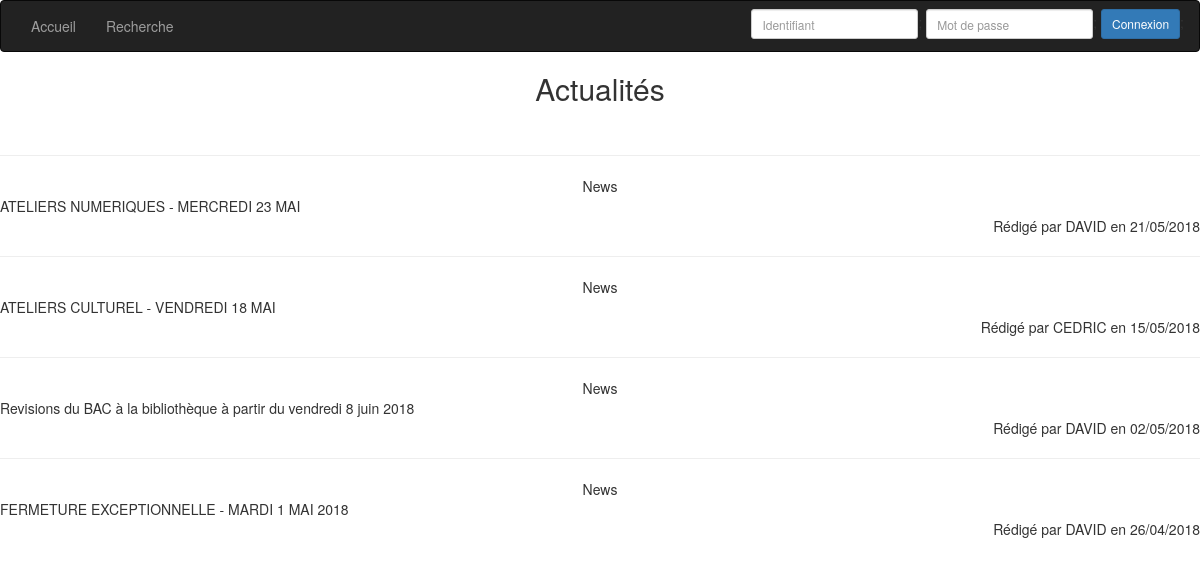
The app's page /src/Mediatheque/Controleur/Home.php, older data.
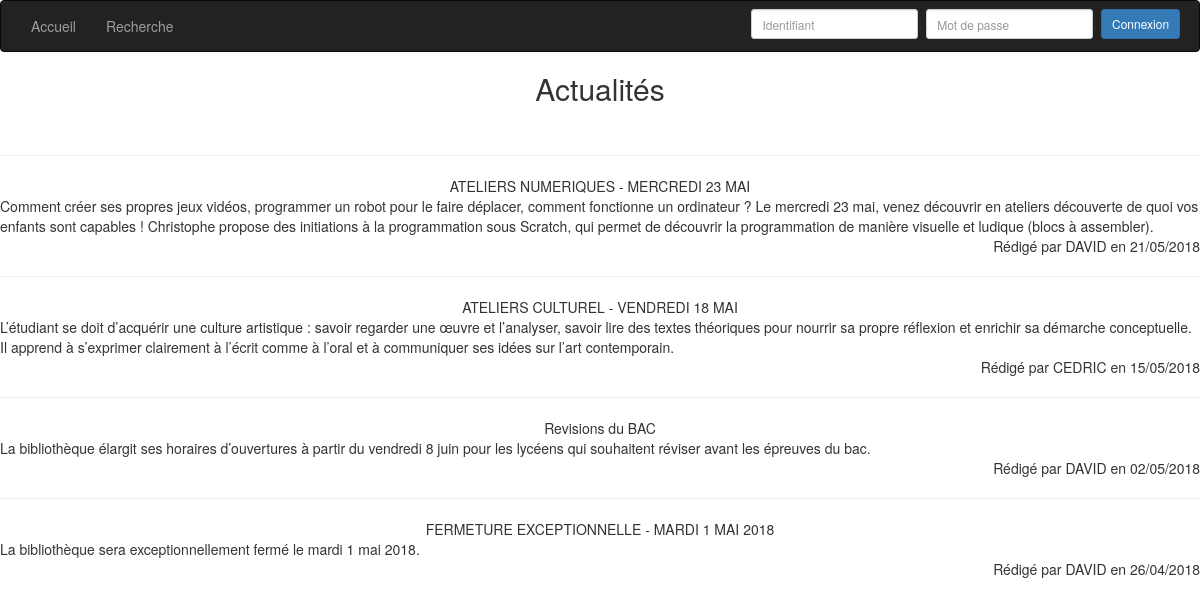
The same page, newer data.
### tables this page shows
CREATE TABLE `info_gene` (
  `ID_INFOGENE` int(6) NOT NULL,
  `DATE_PUBLI` date NOT NULL,
  `TITRE` varchar(50) NOT NULL,
  `TEXTE` varchar(500) NOT NULL,
  `ID_GEST` varchar(20) NOT NULL
);

### src/Mediatheque/Modele/FonctionInfoGene.php (called while the page is built, shortened)
<?php
  function GetListInfoGene()
  {
    include('../Constante/ConnexionBDD.php');
    $req = "SELECT * FROM info_gene ORDER BY DATE_PUBLI DESC";
    $result = $mysqli->query($req);
    return $result;
  }
?>

### src/Mediatheque/Vue/VueInfoGene.php (the view, shortened to what this page needs)
<h2 align="center">Actualités</h2><br />
<?php
$i = 0;
while($resultat = mysqli_fetch_array($listInfoGene) and $i<10 ){
	$datePubli = new DateTime($resultat['DATE_PUBLI']);
	echo "<table border=0 width=100%>";
	echo "<tr>";
		echo "<td align='center'>".$resultat['TITRE']."</td>";
	echo "</tr>";
	echo "<tr>";
		echo "<td>".$resultat['TEXTE']."</td>";
	echo "</tr>";
	echo "<tr>";
		echo "<td align='right'>Rédigé par ".$resultat['ID_GEST']." en ".$datePubli->format('d/m/Y')."</td>";
	echo "<hr>";
	$i++;
  	}
?>

### src/Mediatheque/Controleur/Home.php (shortened to what this page needs)
<!DOCTYPE html>
<html>
  <head>
    <link href="../Vue/css/bootstrap.min.css" rel="stylesheet">
  </head>
  <body>
    <?php
	include('../Vue/BarreNavigation.php');
	include('../Modele/FonctionInfoGene.php');
	$listInfoGene = GetListInfoGene();
	include('../Vue/VueInfoGene.php');
	?>
  </body>
</html>

### src/Mediatheque/Vue/BarreNavigation.php (shortened to what this page needs)
<nav class="navbar navbar-inverse">
    <div class="container-fluid">
      <ul class="nav navbar-nav">
        <li> <a href="../Controleur/Home.php">Accueil</a> </li>
        <li> <a href="../Controleur/Recherche.php">Recherche</a> </li>
      </ul>
      <?php
        if((!isset($_SESSION['typeProfil'])))
        {
      ?>
          <form class="navbar-form navbar-right inline-form" action="../Controleur/Connexion.php" method="post">
            <div class="form-group">
              <input type="search" class="input-sm form-control" placeholder="Identifiant" name="id">;
              <input type="password" class="input-sm form-control" placeholder="Mot de passe" name="mdp">;
              <button type="submit" class="btn btn-primary btn-sm"> Connexion</button>;
            </div>
          </form>
      <?php
        }
        else
        {
          echo '<a href="../Controleur/Deconnexion.php"> <input align="right" type="button" value="Déconnexion" class="btn btn-primary btn-sm"> </a>';
        }
      ?>
    </div>
  </nav>

Row changes from the older to the newer data that the page shows:
changed info_gene "ATELIERS NUMERIQUES - MERCREDI 23 MAI": TITRE "News" → "ATELIERS NUMERIQUES - MERCREDI 23 MAI"; TEXTE "ATELIERS NUMERIQUES - MERCREDI 23 MAI" → "Comment créer ses propres jeux vidéos, programmer un robot pour le faire déplacer, comment fonctionne un ordinateur ? Le mercredi 23 mai, venez découvrir en ateliers découverte de quoi vos enfants sont capables ! Christophe propose des initiations à la programmation sous Scratch, qui permet de découvrir la programmation de manière visuelle et ludique (blocs à assembler)."
changed info_gene "ATELIERS CULTUREL - VENDREDI 18 MAI": TITRE "News" → "ATELIERS CULTUREL - VENDREDI 18 MAI"; TEXTE "ATELIERS CULTUREL - VENDREDI 18 MAI" → "L’étudiant se doit d’acquérir une culture artistique : savoir regarder une œuvre et l’analyser, savoir lire des textes théoriques pour nourrir sa propre réflexion et enrichir sa démarche conceptuelle. Il apprend à s’exprimer clairement à l’écrit comme à l’oral et à communiquer ses idées sur l’art contemporain."
changed info_gene: TITRE "News" → "Revisions du BAC"; TEXTE "Revisions du BAC à la bibliothèque à partir du vendredi 8 juin 2018" → "La bibliothèque élargit ses horaires d’ouvertures à partir du vendredi 8 juin pour les lycéens qui souhaitent réviser avant les épreuves du bac."
changed info_gene: TITRE "News" → "FERMETURE EXCEPTIONNELLE - MARDI 1 MAI 2018"; TEXTE "FERMETURE EXCEPTIONNELLE - MARDI 1 MAI 2018" → "La bibliothèque sera exceptionnellement fermé le mardi 1 mai 2018."
